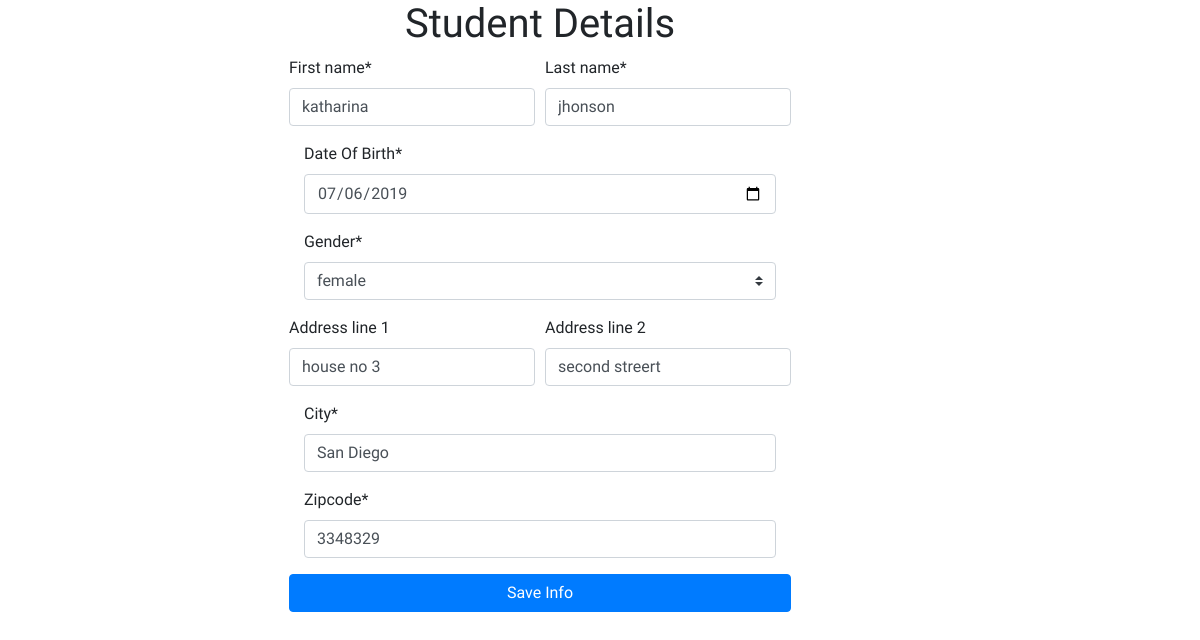
Screenshot of /students-sec/edit-student/katharina-jhonson (signed in) with the database file from the repository.
### students/models.py (models this page shows, shortened)
class Student(models.Model):
    first_name = models.CharField( default="", max_length=50)
    last_name = models.CharField(max_length=50)
    DOB = models.DateField()
    gender = models.ForeignKey(Gender,on_delete=models.CASCADE)
    address_line_1 = models.CharField(default="", null=True, blank=True, max_length=150)
    address_line_2 = models.CharField(default="", null=True, blank=True, max_length=150)
    city = models.CharField(max_length=30)
    zipcode = models.CharField( max_length=10)
    slug = models.SlugField(default="", null=False, blank=True, db_index=True)

class Gender(models.Model):
    gender = models.CharField(max_length=10)
    def __str__(self):
        return f"{self.gender}"

### students/views.py (the view)
# urls.py: path("edit-student/<slug:slug>",views.EditStudent.as_view(),name="edit-student"),
class EditStudent(LoginRequiredMixin,UpdateView):
    template_name = "add_student/add-student.html"
    model = Student
    form_class = StudentForm
    success_url = "/"

### students/templates/add_student/add-student.html (shortened to what this page needs)
{% extends 'base.html' %}
{% load static %}
{% load crispy_forms_tags %}
{% block css %} {% static 'styles/add-student.css' %} {% endblock css %}
{% block content %}
    <h1 class="addst__heading">Student Details</h1>
    <div class="addst__body d-flex justify-content-center">
        {% crispy form %}
    </div>
{% endblock content %}

### students/static/styles/add-student.css (style rules this page uses)
body { font-family: 'Roboto Condensed', sans-serif; padding: 0; margin: 0; }
.addst__heading { width: 90%; text-align: center; }
.addst__body { width: 90%; justify-items: center; }

### rows the page displays
Student: first_name "katharina", last_name "jhonson", DOB "07/06/2019", address_line_1 "house no 3", address_line_2 "second streert", city "San Diego", zipcode "3348329"
Gender: gender "female"
